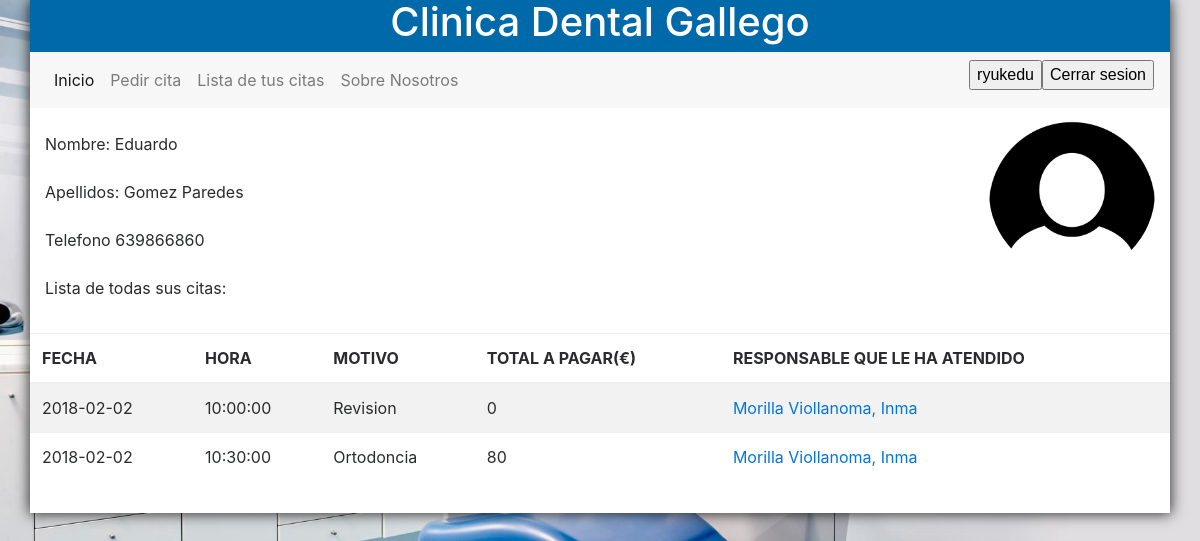
Screenshot of /user/mi_perfil.php?user=ryukedu (signed in) with the database file from the repository.
### tables this page shows
CREATE TABLE IF NOT EXISTS `usuarios` (
  `id_usuario` INT(11) NOT NULL AUTO_INCREMENT,
  `nombre` VARCHAR(100) NOT NULL,
  `apellidos` VARCHAR(200) NOT NULL,
  `telefono` INT(9) NOT NULL,
  `user` VARCHAR(45) NOT NULL,
  `password` VARCHAR(45) NOT NULL,
  `tipo` VARCHAR(5) NOT NULL,
  `foto` VARCHAR(200),
  PRIMARY KEY (`id_usuario`));

CREATE TABLE IF NOT EXISTS `citas` (
  `numero` INT(11) NOT NULL AUTO_INCREMENT,
  `fecha` DATE NOT NULL,
  `motivo` VARCHAR(45) NOT NULL,
  `hora` time NOT NULL,
  `id_usuario` INT(11) NOT NULL,
  PRIMARY KEY (`numero`, `id_usuario`),
  CONSTRAINT
    FOREIGN KEY (`id_usuario`)
    REFERENCES `usuarios` (`id_usuario`)
    ON DELETE CASCADE
    ON UPDATE CASCADE);

CREATE TABLE IF NOT EXISTS `facturas` (
  `id_factura` INT(11) NOT NULL AUTO_INCREMENT,
  `cantidad` VARCHAR(45) NOT NULL,
  `numero` INT(11) NOT NULL,
  PRIMARY KEY (`id_factura`, `numero`),
  CONSTRAINT `numero`
    FOREIGN KEY (`numero`)
    REFERENCES `citas` (`numero`)
    ON DELETE CASCADE
    ON UPDATE CASCADE);

CREATE TABLE IF NOT EXISTS `empleados` (
  `id_empleado` INT(11) NOT NULL AUTO_INCREMENT,
  `nombre` VARCHAR(45) NOT NULL,
  `apellidos` VARCHAR(45) NOT NULL,
  `telefono` INT(9) NOT NULL,
  PRIMARY KEY (`id_empleado`));

### user/mi_perfil.php (the view, shortened to what this page needs)
<?php
include_once '../funciones.php';
 ?>
<!DOCTYPE html>
<html lang="es">
  <head>
    <link rel="stylesheet" href="../css/bootstrap.min.css">
    <link rel="stylesheet" href="../js/bootstrap.min.js">
    <link rel="stylesheet" href="../estilo.css">
  </head>
    <body>
      <?php
      $connection=conectar();
      $user = $_GET['user'];
      $query="SELECT * from usuarios u where user = '".$user."'";
      if ($result = $connection->query($query)) {
                                 while($obj = $result->fetch_object()) {
                                       $id=$obj->id_usuario;
                                       $nombre=$obj->nombre;
                                       $apellidos=$obj->apellidos;
                                       $telefono=$obj->telefono;
                                       $foto=$obj->foto;
                                  }
      }
      ?>
      <div class="container">
         <?php
          titulo();
          navegador_user();
          ?>
          <form action="/html/tags/html_form_tag_action.cfm">
              <?php
                if (!isset($_foto)) {
                    echo "<img id='imagen' src='../imagenes/usuario.png' class='rounded-circle float-right' > <br>";
                } else {
                    echo "<img id='imagen' src='$foto' class='rounded-circle float-right' > <br>";
                }
              ?>
              <fieldset class="form-group">
                    <label for="first_name">Nombre: </label>
                    <label for="first_name"><?php echo $nombre; ?> </label>
              </fieldset>
              <fieldset class="form-group">
                    <label for="last_name">Apellidos: </label>
                    <label for="first_name"><?php echo $apellidos; ?> </label>
              </fieldset>
              <fieldset class="form-group">
                    <label for="last_name">Telefono</label>
                    <label for="first_name"><?php echo $telefono; ?> </label>
              </fieldset>
              <fieldset class="form-group">
                  <label for="last_name">Lista de todas sus citas:</label>
                  <div class="row">
                    <table class="table table-striped">
                      <thead>
                        <tr>
                          <th>FECHA </th>
                          <th>HORA </th>
                          <th>MOTIVO </th>
                          <th>TOTAL A PAGAR(€) </th>
                          <th>RESPONSABLE QUE LE HA ATENDIDO</th>
                        </tr>
                      </thead>
                      <?php
                            $query="SELECT c.*, f.*, e.id_empleado, e.nombre, e.apellidos from citas c
                                        join atender a on c.numero = a.numero_cita
                                        join empleados e on a.id_empleado = e.id_empleado
                                        join facturas f on c.numero = f.numero
                                        where c.id_usuario = '".$id."'";
                            if ($result = $connection->query($query)) {
                                while($obj = $result->fetch_object()) {
                                        echo "<tr>";
                                        echo "<td>".$obj->fecha."</td>";
                                        echo "<td>".$obj->hora."</td>";
                                        echo "<td>".$obj->motivo."</td>";
                                        echo "<td>".$obj->cantidad."</td>";
                                        echo "<td><a href='../empleados/informe.php?id=".$obj->id_empleado."'>".$obj->apellidos.", ".$obj->nombre."</a></td>";
                                      echo "</tr>";
                                  }
                      }
                    ?>
                  </table>
              </div>
              </fieldset>
        </form>
      </div>
    </body>
</html>

### funciones.php (shortened to what this page needs)
<?php
function titulo(){
    echo "          <div class='row'>
                    <div id='titulo' class='col-md-12' >
                           <h1  style='text-align: center'>Clinica Dental Gallego</h1>
                    </div>
          </div>  ";
}
function navegador_user() {
    echo "           <div class='row' >
                                <nav class='navbar navbar-toggleable-md navbar-light bg-faded col-12'>
                                  <div class='collapse navbar-collapse' id='navbarSupportedContent'>
                                    <ul class='navbar-nav mr-auto'>
                                      <li class='nav-item active'>
                                        <a class='nav-link' href='index.php'>Inicio <span class='sr-only'>(current)</span></a>
                                      </li>
                                      <li class='nav-item'>
                                        <a class='nav-link' href='pedir_cita.php'>Pedir cita</a>
                                      </li>
                                      <li class='nav-item'>
                                        <a class='nav-link' href='mis_citas.php'>Lista de tus citas</a>
                                      </li>
                                      <li class='nav-item'>
                                        <a class='nav-link' href='nosotros.php'>Sobre Nosotros</a>
                                      </li>
                                    </ul>
                                    <ul class='nav navbar-nav navbar-right'>
                                   <li><a href='mi_perfil.php?user=".$_SESSION['user']."'> <button type='button'> ";
                        echo $_SESSION['user'];
                            echo "</button></a></li>
                                    <li>
                                        <a href='logout.php'><button type='button'>Cerrar sesion</button></a>
                                    </li>
                                </ul>
                                  </div>
                            </nav>
          </div>  ";
}
?>

### estilo.css (style rules this page uses)
body { background-color: #aef3ff; }
.container { min-height: 400px; background: white; -webkit-box-shadow: 0px 0px 13px 1px rgba(0,0,0,0.79); -moz-box-shadow: 0px 0px 13px 1px rgba(0,0,0,0.79); box-shadow: 0px 0px 13px 1px rgba(0,0,0,0.79); }
#titulo { background-color: #0069AA; color: white; }
.table { margin-top: 25px; }

### user/mi_perfil.php (style rules this page uses)
body { background: url(../imagenes/dental.jpg); display:flex; align-items:center; margin: auto; background-repeat:no-repeat; background-position:center center; background-attachment:fixed; -o-background-size: 100% 100%, auto; -moz-background-size: 100% 100%, auto; -webkit-background-size: 100% 100%, auto; background-size: 100% 100%, auto; }
#imagen { width:15%; }

### rows the page displays
usuarios: nombre "Eduardo", apellidos "Gomez Paredes", telefono "639866860"
citas: fecha "2018-02-02", hora "10:00:00", motivo "Revision", facturas.cantidad "0", empleados.apellidos "Morilla Viollanoma", empleados.nombre "Inma"
citas: fecha "2018-02-02", hora "10:30:00", motivo "Ortodoncia", facturas.cantidad "80", empleados.apellidos "Morilla Viollanoma", empleados.nombre "Inma"

### other values shown
$_SESSION['user'] "ryukedu"
